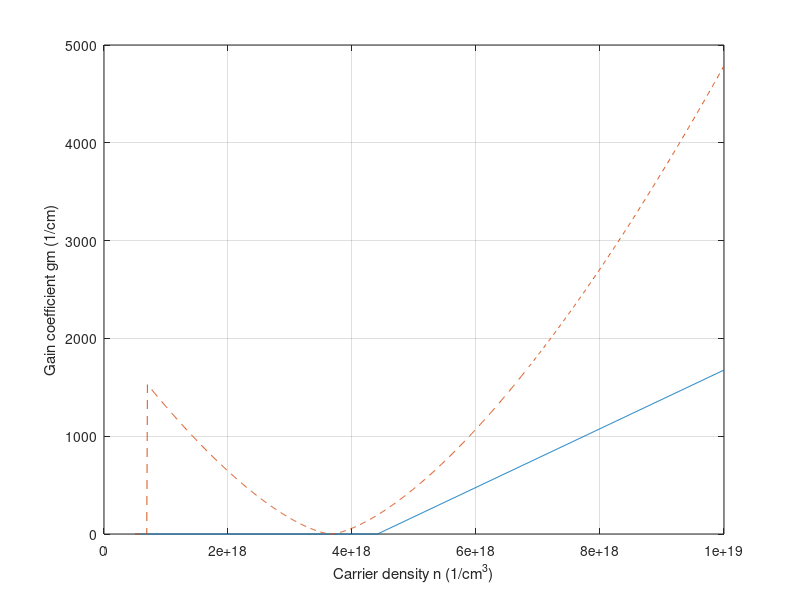
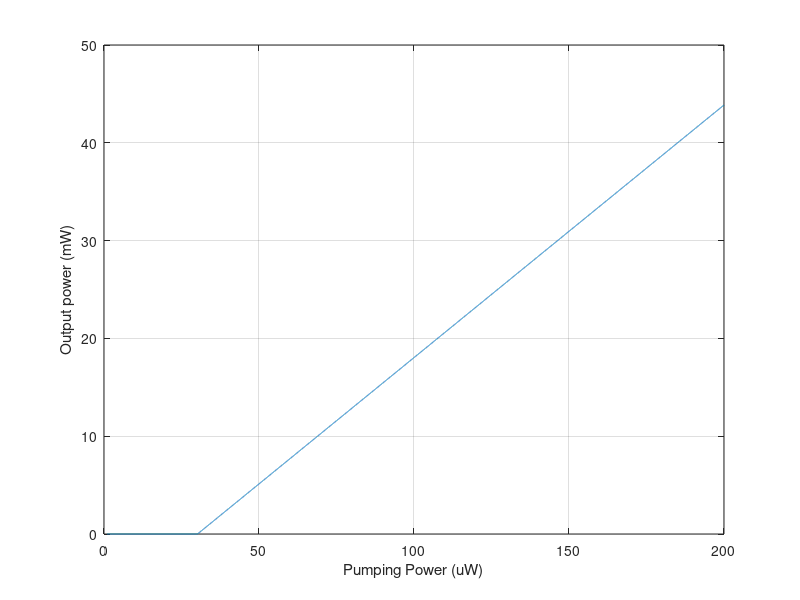

The MATLAB source for these figures, in order: (Note: this script raises an error after producing the figures.)
%% CSNW_Laser.m Core-shell nanowire lasing behavior by pumping power
%% By Zhihuan Wang 10-13-2016
%% Source code adapted from McMaster University Hua Wang.

clear
hold off
format long e
% Some variables through all program
global taur taup q d P0 h f sigmagp n0 tfinal bit_seq N

%% 1. Basic constants
cc = 2.99793e8; % Velocity of light in free space, unit: m/s
q=1.60218e-19; % Unit electron charge, unit: C
eV=1.60218e-19; % Unit electron voltage, unit: J
h=6.6256e-34; % Planck's constant, unit: Js
kB = 1.38054e-23; % Boltzmann's constant, unit: J/K or Ws/K

%% 2. CSNW laser Data input
w = 300.0e-9; % Width of active area, unit:m
d=300.0e-9; % Thickness of active area, unit:m
L=3.0e-6; % Length of active area, unit:m
taur = 1.0e-9; % Time constant or lifetime of carrier(electron and hole),unit:s
tausp = 1.0e-9; % Time constant or lifetime of spontaneous emission, unit: s
sigmag = 3.0e-20; % Gain cross-section coefficient, unit: m^2
nth = 4.5e24; % Threshold carrier density, unit: m^(-3)
alphac = 2000.0; % Cavity loss, unit: m^(-1)
gamma = 0.756; % Confinement factor of laser, unit: none
neff = 2.728; % Effective index, unit: none
ng = 3.5; % Group index, unit: none
p0 = 200.0e-6; % pumping power of laser, unit: W
wv =800e-9; % working wavelength, unit:m

%% 3. Calculation of derived parameters
area_I = w*L; % Area of top section of active area, unit:m^2
area_P = w*d; % Area of cross section of active area, unit:m^2
vg = cc/ng; % Group velocity of light, unit: m/s
taup = 1/(vg*alphac); % Time constant or lifetime of photon, unit: s
sigmagp = sigmag*gamma*vg; % sigmagp = sigmag*gamma*vg
P0 = p0/area_P; % Pumping power density, unit: W/m^2
n0 = nth-1/(sigmagp*taup); % Transparency value of electron density,unit:m^(-3)
f = cc/wv; % The operating frequency, unit: Hz
Pth = h*f*d*nth/taur; % Threshold pumping power density, unit: W/m^2
Power_th = Pth*area_P ; % Threshold pumping power, unit: W
power_analyt = w*h*f*vg*taup*(P0-Pth)/q;% Analytical output power,unit: W

%% 4. Calculation of basic gain coefficient
%4.1 gain with carrier density
nn=0.5e24:0.01e24:10.0e24; gg=sigmag.*(nn-n0);
for i=1:length(nn),if gg(i)<0, gg(i)=0.0; end,end
gg1=sigmag.*sqrt(abs(nn-0.83*n0).^3)*1.0e-12;
for i=1:20,gg1(i)=0.0; end
plot(nn*1.0e-6,gg*1e-2,nn*1.0e-6,gg1*1e-2,'--'); grid;
xlabel('Carrier density n (1/cm^3)');ylabel('Gain coefficient gm (1/cm)');

%4.2 Output power with input pumping power
pp_temp = taup*vg*h*f/q/L;
ii=1.0e-6:0.1e-7:200.0e-6; pp=pp_temp.*(ii-Power_th);
for i=1:length(ii),if pp(i)<0, pp(i)=0.0; end,end
figure,plot(ii*1.0e6,pp*1.0e3); grid;
xlabel('Pumping Power (uW)');ylabel('Output power (mW)');

%% 5. Output power under steady state
tfinal = 0.5e-9; % Final time, unit: s
options = odeset('RelTol',1e-10,'AbsTol',[1e-10 1e-10 ]);
[T,Y] = ode45('rate_eqn_steady',[0 tfinal], [1e-30 1e-30],options);
power = Y(:,1)*h*f*vg*w*d; % Numerical output power,unit: W
figure; plot(T*1e9,power);grid, % Plot steady state optical power
xlabel('Time(ns)');ylabel('The steady state optical power(W)');
gain = sigmagp*(Y(:,2)-n0); % Numerical output gain
for i=1:length(gain),if gain(i)<0, gain(i)=0.0; end,end
figure; plot(T*1e9,gain);grid, % Plot steady state optical gain
xlabel('Time(ns)');ylabel('The steady state gain Gm');

% function of the steady rate equation
function x = rate_eqn_steady(t,y)
global taur taup q d P0 sigmagp n0 h f
Gm = sigmagp*(y(2)-n0);
yp1 = Gm*y(1)-y(1)/taup;
yp2 = -Gm*y(1)-y(2)/taur + P0/(h*f*d);
x = [yp1 yp2]';
